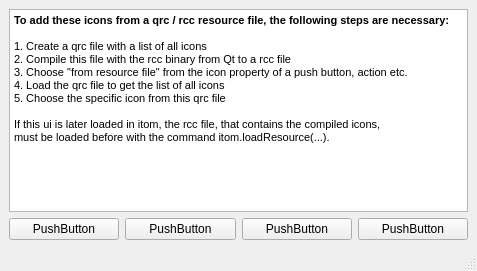
<?xml version="1.0" encoding="UTF-8"?>
<ui version="4.0">
 <class>MainWindow</class>
 <widget class="QMainWindow" name="MainWindow">
  <property name="geometry">
   <rect>
    <x>0</x>
    <y>0</y>
    <width>477</width>
    <height>271</height>
   </rect>
  </property>
  <property name="windowTitle">
   <string>Icons from resource file</string>
  </property>
  <widget class="QWidget" name="centralwidget">
   <layout class="QVBoxLayout" name="verticalLayout">
    <item>
     <widget class="QTextBrowser" name="textBrowser">
      <property name="html">
       <string>&lt;!DOCTYPE HTML PUBLIC &quot;-//W3C//DTD HTML 4.0//EN&quot; &quot;http://www.w3.org/TR/REC-html40/strict.dtd&quot;&gt;
&lt;html&gt;&lt;head&gt;&lt;meta name=&quot;qrichtext&quot; content=&quot;1&quot; /&gt;&lt;style type=&quot;text/css&quot;&gt;
p, li { white-space: pre-wrap; }
&lt;/style&gt;&lt;/head&gt;&lt;body style=&quot; font-family:'MS Shell Dlg 2'; font-size:8.25pt; font-weight:400; font-style:normal;&quot;&gt;
&lt;p style=&quot; margin-top:0px; margin-bottom:0px; margin-left:0px; margin-right:0px; -qt-block-indent:0; text-indent:0px;&quot;&gt;&lt;span style=&quot; font-weight:600;&quot;&gt;To add these icons from a qrc / rcc resource file, the following steps are necessary:&lt;/span&gt;&lt;/p&gt;
&lt;p style=&quot;-qt-paragraph-type:empty; margin-top:0px; margin-bottom:0px; margin-left:0px; margin-right:0px; -qt-block-indent:0; text-indent:0px;&quot;&gt;&lt;br /&gt;&lt;/p&gt;
&lt;p style=&quot; margin-top:0px; margin-bottom:0px; margin-left:0px; margin-right:0px; -qt-block-indent:0; text-indent:0px;&quot;&gt;1. Create a qrc file with a list of all icons&lt;/p&gt;
&lt;p style=&quot; margin-top:0px; margin-bottom:0px; margin-left:0px; margin-right:0px; -qt-block-indent:0; text-indent:0px;&quot;&gt;2. Compile this file with the rcc binary from Qt to a rcc file&lt;/p&gt;
&lt;p style=&quot; margin-top:0px; margin-bottom:0px; margin-left:0px; margin-right:0px; -qt-block-indent:0; text-indent:0px;&quot;&gt;3. Choose &amp;quot;from resource file&amp;quot; from the icon property of a push button, action etc.&lt;/p&gt;
&lt;p style=&quot; margin-top:0px; margin-bottom:0px; margin-left:0px; margin-right:0px; -qt-block-indent:0; text-indent:0px;&quot;&gt;4. Load the qrc file to get the list of all icons&lt;/p&gt;
&lt;p style=&quot; margin-top:0px; margin-bottom:0px; margin-left:0px; margin-right:0px; -qt-block-indent:0; text-indent:0px;&quot;&gt;5. Choose the specific icon from this qrc file&lt;/p&gt;
&lt;p style=&quot;-qt-paragraph-type:empty; margin-top:0px; margin-bottom:0px; margin-left:0px; margin-right:0px; -qt-block-indent:0; text-indent:0px;&quot;&gt;&lt;br /&gt;&lt;/p&gt;
&lt;p style=&quot; margin-top:0px; margin-bottom:0px; margin-left:0px; margin-right:0px; -qt-block-indent:0; text-indent:0px;&quot;&gt;If this ui is later loaded in itom, the rcc file, that contains the compiled icons,&lt;br /&gt;must be loaded before with the command itom.loadResource(...).&lt;/p&gt;&lt;/body&gt;&lt;/html&gt;</string>
      </property>
     </widget>
    </item>
    <item>
     <layout class="QHBoxLayout" name="horizontalLayout">
      <item>
       <widget class="QPushButton" name="pushButton">
        <property name="text">
         <string>PushButton</string>
        </property>
        <property name="icon">
         <iconset resource="icons/myIconResource.qrc">
          <normaloff>:/myIcons/color-icon.png</normaloff>:/myIcons/color-icon.png</iconset>
        </property>
       </widget>
      </item>
      <item>
       <widget class="QPushButton" name="pushButton_2">
        <property name="text">
         <string>PushButton</string>
        </property>
        <property name="icon">
         <iconset resource="icons/myIconResource.qrc">
          <normaloff>:/myIcons/configure-icon.png</normaloff>:/myIcons/configure-icon.png</iconset>
        </property>
       </widget>
      </item>
      <item>
       <widget class="QPushButton" name="pushButton_3">
        <property name="text">
         <string>PushButton</string>
        </property>
        <property name="icon">
         <iconset resource="icons/myIconResource.qrc">
          <normaloff>:/myIcons/document-decrypt-icon.png</normaloff>:/myIcons/document-decrypt-icon.png</iconset>
        </property>
       </widget>
      </item>
      <item>
       <widget class="QPushButton" name="pushButton_4">
        <property name="text">
         <string>PushButton</string>
        </property>
        <property name="icon">
         <iconset>
          <normaloff>icons/document-encrypt-icon.png</normaloff>icons/document-encrypt-icon.png</iconset>
        </property>
       </widget>
      </item>
     </layout>
    </item>
   </layout>
  </widget>
  <widget class="QMenuBar" name="menubar">
   <property name="geometry">
    <rect>
     <x>0</x>
     <y>0</y>
     <width>477</width>
     <height>21</height>
    </rect>
   </property>
  </widget>
  <widget class="QStatusBar" name="statusbar"/>
 </widget>
 <resources>
  <include location="icons/myIconResource.qrc"/>
 </resources>
 <connections/>
</ui>
